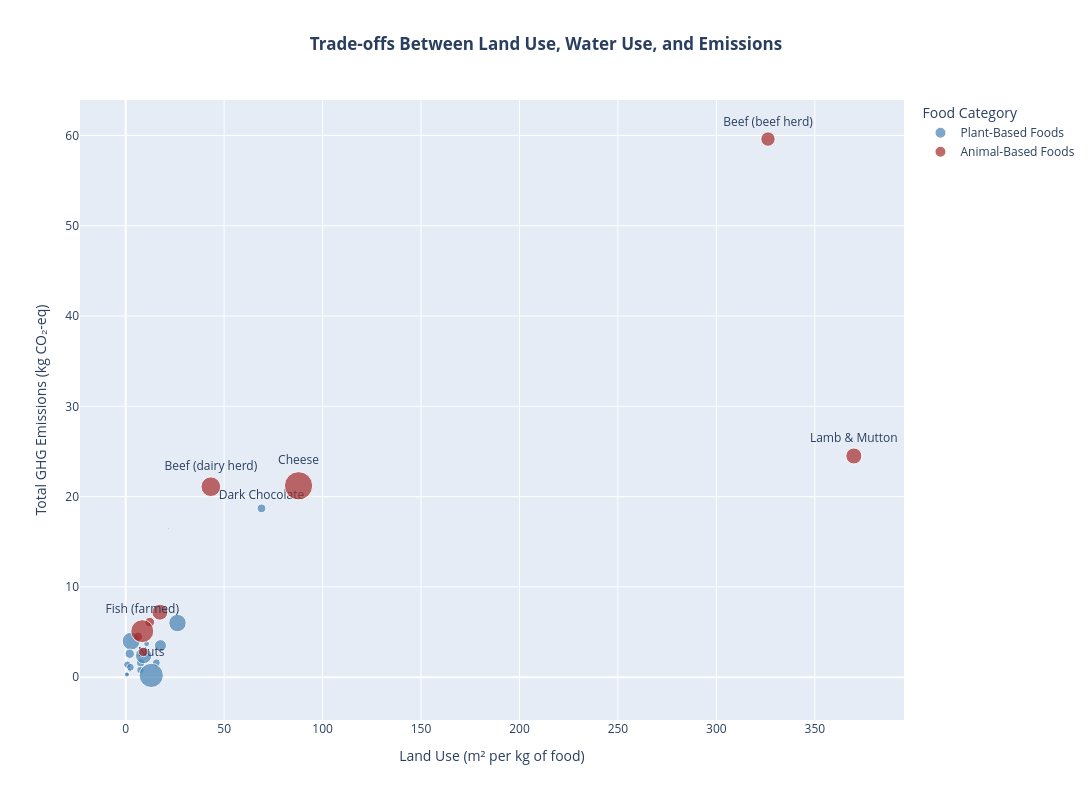

Notebook code cell kept with this figure:
### Markdown cell above
##### <a id='toc1_2_3_6_4_'></a>[2.3.6.4. What are the trade-offs between land use, water consumption, and emissions?](#toc0_)
- **Purpose:** Assess if foods with low emissions have high water use, and vice versa.

### Code cell
# Define custom color mapping
color_map = {
    "Animal-Based Foods": "#A52A2A",  
    "Plant-Based Foods": "#4682B4"   
}

# Compute quantiles for selective labeling
q_land = df_aq["Land_kg"].quantile(0.90)
q_ghg = df_aq["Total_emissions"].quantile(0.90)
q_water = df_aq["Water_kg"].quantile(0.90)

# Add column for label visibility (only high-impact values get labeled)
df_aq["Label_Land"] = np.where(
    (df_aq["Land_kg"] >= q_land) | 
    (df_aq["Total_emissions"] >= q_ghg) | 
    (df_aq["Water_kg"] >= q_water),
    df_aq["Food_Product"],
    ""
)

# Create scatter plot with improved formatting
fig = px.scatter(
    df_aq,
    x="Land_kg",
    y="Total_emissions",
    size="Water_kg",
    color="Food_Category",
    text="Label_Land",  
    title="<b>Trade-offs Between Land Use, Water Use, and Emissions</b>",
    color_discrete_map=color_map,  
    hover_data={
        "Food_Product": True,       
        "Food_Subcategory": True,   
        "Food_Category": True,      
        "Land_kg": ":,.2f",         
        "Total_emissions": ":,.2f", 
        "Water_kg": ":,.2f"         
    }
)

# Update layout to match previous plots
fig.update_layout(
    title=dict(
        x=0.5,  
        xanchor="center"
    ),
    xaxis_title="Land Use (m² per kg of food)",
    yaxis_title="Total GHG Emissions (kg CO₂-eq)",
    height=800,
    width=1200,
    legend_title="Food Category"
)

# Update hover template for better readability
fig.update_traces(
    textposition="top center",
    hovertemplate="<b>Food Product:</b> %{customdata[0]}<br>" +  
                  "<b>Food Subcategory:</b> %{customdata[1]}<br>" +  
                  "<b>Food Category:</b> %{customdata[2]}<br>" +  
                  "<b>Land Use:</b> %{x:,.2f} m² per kg food<br>" +
                  "<b>Total Emissions:</b> %{y:,.2f} kg CO₂-eq<br>" +
                  "<b>Water Use:</b> %{marker.size:,.2f} liters/kg<extra></extra>"
)

# Show the updated plot
fig.show()

### Figure 1 — Plotly figure (JSON) as saved in the notebook; plotly's stock layout.template omitted (floating-point values rounded to 4 significant figures)
{"data": [{"customdata": [["Oatmeal", "Cereal Grains & Staples", "Plant-Based Foods", 482.4], ["Rice", "Cereal Grains & Staples", "Plant-Based Foods", 2248.0], ["Potatoes", "Cereal Grains & Staples", "Plant-Based Foods", 59.1], ["Cassava", "Cereal Grains & Staples", "Plant-Based Foods", 0], ["Cane Sugar", "Sugars", "Plant-Based Foods", 620.1], ["Beet Sugar", "Sugars", "Plant-Based Foods", 217.7], ["Other Pulses", "Legumes & Pulses", "Plant-Based Foods", 435.7], ["Peas", "Legumes & Pulses", "Plant-Based Foods", 396.6], ["Nuts", "Nuts & Seeds", "Plant-Based Foods", 4134.0], ["Groundnuts", "Nuts & Seeds", "Plant-Based Foods", 1852.0], ["Palm Oil", "Vegetable Oils", "Plant-Based Foods", 6.4], ["Sunflower Oil", "Vegetable Oils", "Plant-Based Foods", 1008.0], ["Rapeseed Oil", "Vegetable Oils", "Plant-Based Foods", 237.7], ["Olive Oil", "Vegetable Oils", "Plant-Based Foods", 2142.0], ["Tomatoes", "Fruits", "Plant-Based Foods", 369.8], ["Onions & Leeks", "Vegetables", "Plant-Based Foods", 14.3], ["Root Vegetables", "Vegetables", "Plant-Based Foods", 28.4], ["Brassicas", "Vegetables", "Plant-Based Foods", 119.4], ["Citrus Fruit", "Fruits", "Plant-Based Foods", 82.7], ["Bananas", "Fruits", "Plant-Based Foods", 114.5], ["Apples", "Fruits", "Plant-Based Foods", 180.1], ["Berries & Grapes", "Fruits", "Plant-Based Foods", 419.6], ["Coffee", "Stimulants & Confectionery", "Plant-Based Foods", 25.9], ["Dark Chocolate", "Stimulants & Confectionery", "Plant-Based Foods", 540.6]], "hovertemplate": "<b>Food Product:</b> %{customdata[0]}<br><b>Food Subcategory:</b> %{customdata[1]}<br><b>Food Category:</b> %{customdata[2]}<br><b>Land Use:</b> %{x:,.2f} m² per kg food<br><b>Total Emissions:</b> %{y:,.2f} kg CO₂-eq<br><b>Water Use:</b> %{marker.size:,.2f} liters/kg<extra></extra>", "legendgroup": "Plant-Based Foods", "marker": {"color": "#4682B4", "size": [482.4, 2248.0, 59.1, 0.0, 620.1, 217.7, 435.7, 396.6, 4134.0, 1852.0, 6.4, 1008.0, 237.7, 2142.0, 369.8, 14.3, 28.4, 119.4, 82.7, 114.5, 180.1, 419.6, 25.9, 540.6], "sizemode": "area", "sizeref": 14.01, "symbol": "circle"}, "mode": "markers+text", "name": "Plant-Based Foods", "orientation": "v", "showlegend": true, "text": ["", "", "", "", "", "", "", "", "Nuts", "", "", "", "", "", "", "", "", "", "", "", "", "", "", "Dark Chocolate"], "textposition": "top center", "type": "scatter", "x": [7.6, 2.8, 0.88, 1.81, 2.04, 1.83, 15.57, 7.46, 12.96, 9.11, 2.42, 17.66, 10.63, 26.31, 0.8, 0.39, 0.33, 0.55, 0.86, 1.93, 0.63, 2.41, 21.62, 68.96], "xaxis": "x", "y": [1.6, 4.0, 0.3, 0.9, 2.6, 1.4, 1.6, 0.8, 0.2, 2.4, 7.6, 3.5, 3.7, 6.0, 1.4, 0.3, 0.3, 0.4, 0.3, 0.8, 0.3, 1.1, 16.5, 18.7], "yaxis": "y"}, {"customdata": [["Beef (beef herd)", "Red Meat", "Animal-Based Foods", 1451.0], ["Beef (dairy herd)", "Red Meat", "Animal-Based Foods", 2714.0], ["Lamb & Mutton", "Red Meat", "Animal-Based Foods", 1803.0], ["Pig Meat", "Red Meat", "Animal-Based Foods", 1796.0], ["Poultry Meat", "Poultry", "Animal-Based Foods", 660], ["Milk", "Dairy", "Animal-Based Foods", 628.2], ["Cheese", "Dairy", "Animal-Based Foods", 5605.0], ["Eggs", "Poultry", "Animal-Based Foods", 577.7], ["Fish (farmed)", "Seafood", "Animal-Based Foods", 3691.0]], "hovertemplate": "<b>Food Product:</b> %{customdata[0]}<br><b>Food Subcategory:</b> %{customdata[1]}<br><b>Food Category:</b> %{customdata[2]}<br><b>Land Use:</b> %{x:,.2f} m² per kg food<br><b>Total Emissions:</b> %{y:,.2f} kg CO₂-eq<br><b>Water Use:</b> %{marker.size:,.2f} liters/kg<extra></extra>", "legendgroup": "Animal-Based Foods", "marker": {"color": "#A52A2A", "size": [1451.0, 2714.0, 1803.0, 1796.0, 660.0, 628.2, 5605.0, 577.7, 3691.0], "sizemode": "area", "sizeref": 14.01, "symbol": "circle"}, "mode": "markers+text", "name": "Animal-Based Foods", "orientation": "v", "showlegend": true, "text": ["Beef (beef herd)", "Beef (dairy herd)", "Lamb & Mutton", "", "", "", "Cheese", "", "Fish (farmed)"], "textposition": "top center", "type": "scatter", "x": [326.2, 43.24, 369.8, 17.36, 12.22, 8.95, 87.79, 6.27, 8.41], "xaxis": "x", "y": [59.6, 21.1, 24.5, 7.2, 6.1, 2.8, 21.2, 4.5, 5.1], "yaxis": "y"}], "layout": {"height": 800, "legend": {"itemsizing": "constant", "title": {"text": "Food Category"}, "tracegroupgap": 0}, "title": {"text": "<b>Trade-offs Between Land Use, Water Use, and Emissions</b>", "x": 0.5, "xanchor": "center"}, "width": 1200, "xaxis": {"anchor": "y", "domain": [0, 1], "title": {"text": "Land Use (m² per kg of food)"}}, "yaxis": {"anchor": "x", "domain": [0, 1], "title": {"text": "Total GHG Emissions (kg CO₂-eq)"}}}}
